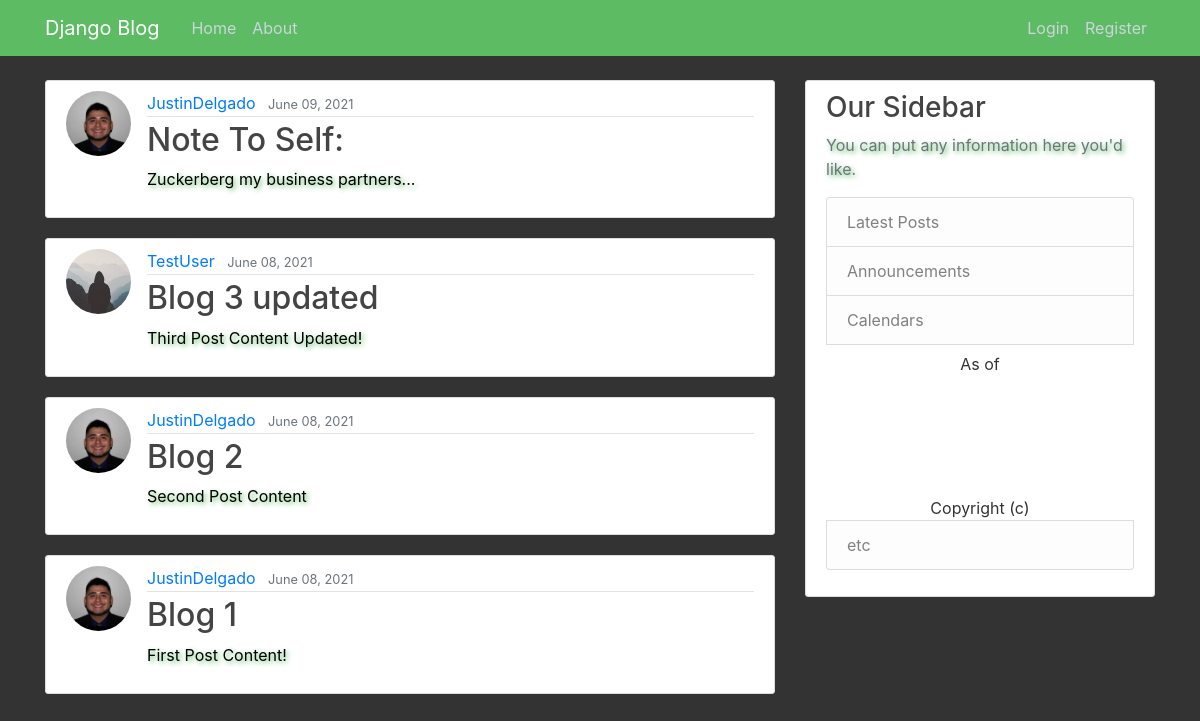
The app's page /, older data.
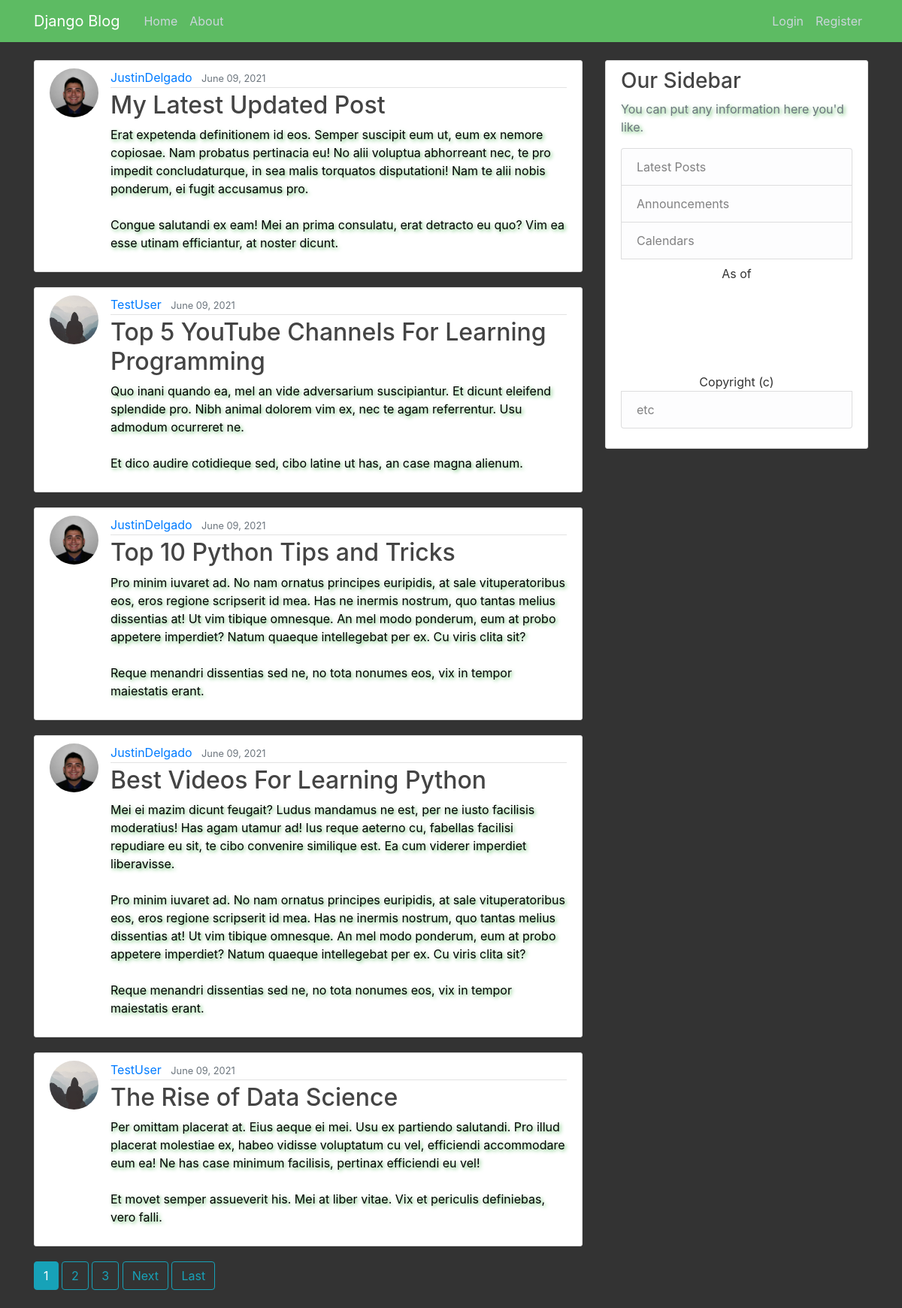
The same page, newer data.
### blog/models.py (models this page shows, shortened)
class Post(models.Model):
    title = models.CharField(max_length=100)
    content = models.TextField()
    date_posted = models.DateTimeField(default=timezone.now)
    author = models.ForeignKey(User, on_delete=models.CASCADE)

### users/models.py (models this page shows, shortened)
class Profile(models.Model):
    user = models.OneToOneField(User, on_delete=models.CASCADE)
    image = models.ImageField(default='default.jpg', upload_to='profile_pics')

### blog/views.py (the view)
# urls.py: path('', PostListView.as_view(), name='blog-home'),
class PostListView(ListView):
    model = Post
    template_name = 'blog/home.html'  # <app>/<model>_<viewtype>.html
    context_object_name = 'posts'
    ordering = ['-date_posted']
    paginate_by = 5

### blog/templates/blog/home.html (shortened to what this page needs)
{% extends "blog/base.html" %}
{% block content %}
    {% for post in posts %}
        <article class="media content-section">
          <img class="rounded-circle article-img" src="{{ post.author.profile.image.url }}">
          <div class="media-body">
            <div class="article-metadata">
              <a class="mr-2" href="{% url 'user-posts' post.author.username %}">{{ post.author }}</a>
              <small class="text-muted">{{ post.date_posted|date:"F d, Y" }}</small>
            </div>
            <h2><a class="article-title" href="{% url 'post-detail' post.id %}">{{ post.title }}</a></h2>
            <p class="article-content">{{ post.content }}</p>
          </div>
        </article>
    {% endfor %}
    {% if is_paginated %}
      {% for num in page_obj.paginator.page_range %}
        {% if page_obj.number == num %}
          <a class="btn btn-info mb-4" href="?page={{ num }}">{{ num }}</a>
        {% elif num > page_obj.number|add:'-3' and num < page_obj.number|add:'3' %}
          <a class="btn btn-outline-info mb-4" href="?page={{ num }}">{{ num }}</a>
        {% endif %}
      {% endfor %}
      {% if page_obj.has_next %}
        <a class="btn btn-outline-info mb-4" href="?page={{ page_obj.next_page_number }}">Next</a>
        <a class="btn btn-outline-info mb-4" href="?page={{ page_obj.paginator.num_pages }}">Last</a>
      {% endif %}
    {% endif %}
{% endblock content %}

Row changes from the older to the newer data that the page shows:
no longer on this page (row unchanged): Post: author.profile.image (picture), author "JustinDelgado", date_posted "June 09, 2021", title "Note To Self:", content "Zuckerberg my business partners..."
no longer on this page (row unchanged): Post: author.profile.image (placeholder picture), author "TestUser", date_posted "June 08, 2021", title "Blog 3 updated", content "Third Post Content Updated!"
no longer on this page (row unchanged): Post: author.profile.image (picture), author "JustinDelgado", date_posted "June 08, 2021", title "Blog 2", content "Second Post Content"
no longer on this page (row unchanged): Post: author.profile.image (picture), author "JustinDelgado", date_posted "June 08, 2021", title "Blog 1", content "First Post Content!"
added Post: author.profile.image (picture), author "JustinDelgado", date_posted "June 09, 2021", title "My Latest Updated Post", content "Erat expetenda definitionem id eos. Semper suscipit eum ut, eum ex nemore copiosae. Nam probatus pertinacia eu! No alii voluptua abhorreant nec, te pro impedit concludaturque, in sea malis torquatos disputationi! Nam te alii nobis ponderum, ei fugit accusamus pro. Congue salutandi ex eam! Mei an prima consulatu, erat detracto eu quo? Vim ea esse utinam efficiantur, at noster dicunt."
added Post: author.profile.image (placeholder picture), author "TestUser", date_posted "June 09, 2021", title "Top 5 YouTube Channels For Learning Programming", content "Quo inani quando ea, mel an vide adversarium suscipiantur. Et dicunt eleifend splendide pro. Nibh animal dolorem vim ex, nec te agam referrentur. Usu admodum ocurreret ne. Et dico audire cotidieque sed, cibo latine ut has, an case magna alienum."
added Post: author.profile.image (picture), author "JustinDelgado", date_posted "June 09, 2021", title "Top 10 Python Tips and Tricks", content "Pro minim iuvaret ad. No nam ornatus principes euripidis, at sale vituperatoribus eos, eros regione scripserit id mea. Has ne inermis nostrum, quo tantas melius dissentias at! Ut vim tibique omnesque. An mel modo ponderum, eum at probo appetere imperdiet? Natum quaeque intellegebat per ex. Cu viris clita sit? Reque menandri dissentias sed ne, no tota nonumes eos, vix in tempor maiestatis erant."
added Post: author.profile.image (picture), author "JustinDelgado", date_posted "June 09, 2021", title "Best Videos For Learning Python", content "Mei ei mazim dicunt feugait? Ludus mandamus ne est, per ne iusto facilisis moderatius! Has agam utamur ad! Ius reque aeterno cu, fabellas facilisi repudiare eu sit, te cibo convenire similique est. Ea cum viderer imperdiet liberavisse. Pro minim iuvaret ad. No nam ornatus principes euripidis, at sale vituperatoribus eos, eros regione scripserit id mea. Has ne inermis nostrum, quo tantas melius dissentias at! Ut vim tibique omnesque. An mel modo ponderum, eum at probo appetere imperdiet? Natum quaeque intellegebat per ex. Cu viris clita sit? Reque menandri dissentias sed ne, no tota nonumes eos, vix in tempor maiestatis erant."
added Post: author.profile.image (placeholder picture), author "TestUser", date_posted "June 09, 2021", title "The Rise of Data Science", content "Per omittam placerat at. Eius aeque ei mei. Usu ex partiendo salutandi. Pro illud placerat molestiae ex, habeo vidisse voluptatum cu vel, efficiendi accommodare eum ea! Ne has case minimum facilisis, pertinax efficiendi eu vel! Et movet semper assueverit his. Mei at liber vitae. Vix et periculis definiebas, vero falli."
Text that changed along with them:
new list line: "1"
new list line: "2"
new list line: "3"
text now shown: "Next Last"
